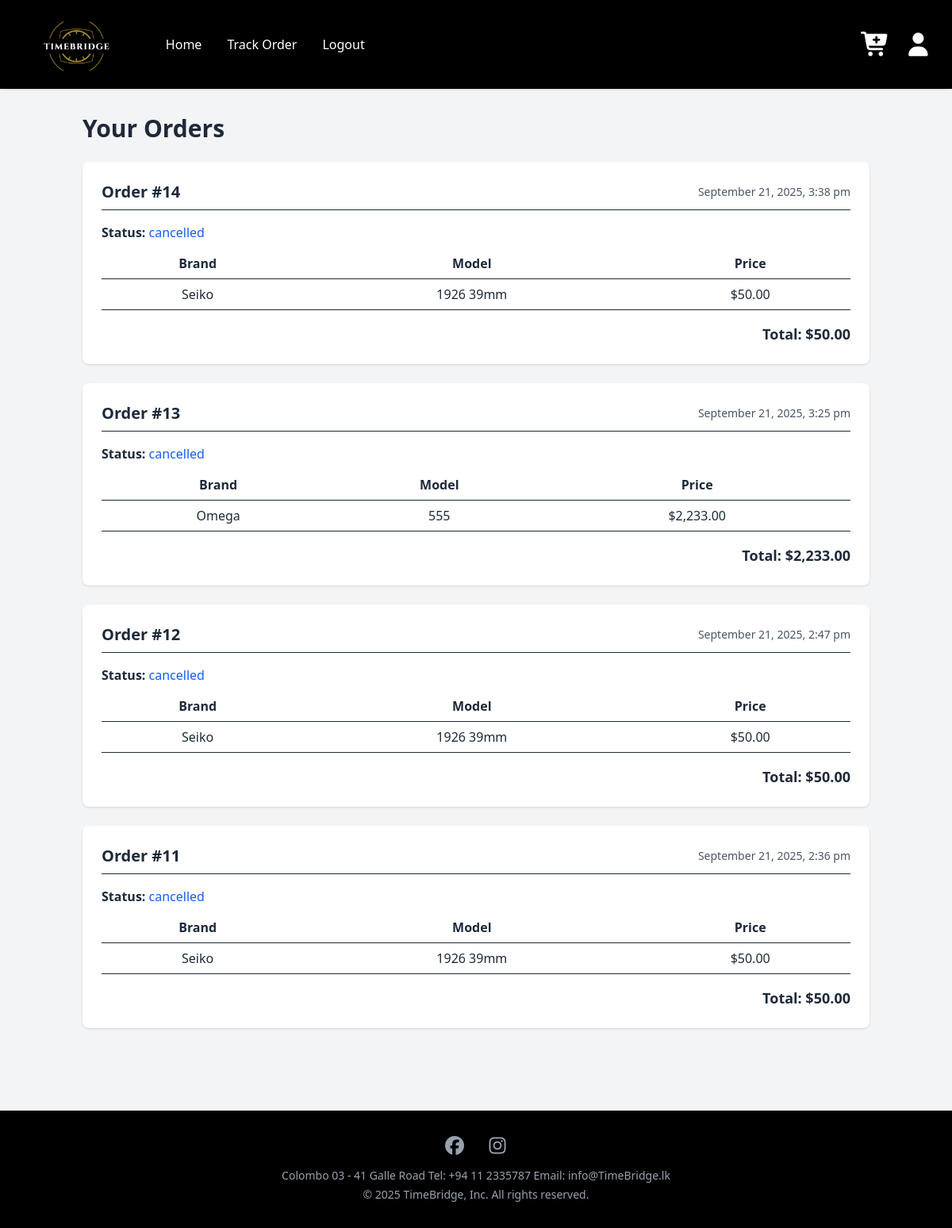
Screenshot of /controllers/trackOrderController.php (signed in) with the database file from the repository.
### tables this page shows
CREATE TABLE `order_items` (
  `id` int(11) NOT NULL,
  `order_id` int(11) NOT NULL,
  `product_code` varchar(50) NOT NULL,
  `quantity` int(11) NOT NULL,
  `price` decimal(10,2) NOT NULL
);

CREATE TABLE `orders` (
  `id` int(11) NOT NULL,
  `user_id` int(11) NOT NULL,
  `order_date` datetime DEFAULT current_timestamp(),
  `total_amount` decimal(10,2) NOT NULL,
  `status` varchar(50) DEFAULT 'pending'
);

CREATE TABLE `products` (
  `product_id` int(11) NOT NULL,
  `brand` varchar(100) NOT NULL,
  `model` varchar(100) NOT NULL,
  `productcode` varchar(100) NOT NULL,
  `diameter` varchar(50) NOT NULL,
  `type` varchar(100) NOT NULL,
  `material` varchar(100) NOT NULL,
  `strap` varchar(100) NOT NULL,
  `water_resistence` varchar(50) NOT NULL,
  `calibre` varchar(100) NOT NULL,
  `price` decimal(10,2) NOT NULL,
  `quantity` int(11) NOT NULL,
  `image` varchar(255) NOT NULL,
  `created_at` timestamp NOT NULL DEFAULT current_timestamp()
);

### controllers/trackOrderController.php (called while the page is built, shortened)
<?php
require_once("../models/Order.php");
$orderModel = new Order();
$userId = $_SESSION['userid'];
$orders = $orderModel->getUserOrders($userId);
$groupedOrders = [];
foreach ($orders as $row) {
    $groupedOrders[$row['order_id']]['order_date'] = $row['order_date'];
    $groupedOrders[$row['order_id']]['status'] = $row['status'];
    $groupedOrders[$row['order_id']]['total_amount'] = $row['total_amount'];
    $groupedOrders[$row['order_id']]['items'][] = [
        'brand' => $row['brand'],
        'model' => $row['model'],
        'price' => $row['price'],
        'quantity' => $row['quantity']
    ];
}
require_once "../views/trackOrder.php";

### models/order.php (called while the page is built, shortened)
<?php
class Order extends Dbh {
      public function getUserOrders($userId)
    {
        $pdo = $this->connect();
        $stmt = $pdo->prepare("
            SELECT
                o.id AS order_id,
                o.order_date,
                o.total_amount,
                o.status,
                oi.product_code,
                oi.quantity,
                oi.price,
                p.brand,
                p.model
            FROM orders o
            INNER JOIN order_items oi ON o.id = oi.order_id
            INNER JOIN products p ON oi.product_code = p.productcode
            WHERE o.user_id = ?
            ORDER BY o.order_date DESC
        ");
        $stmt->execute([$userId]);
        return $stmt->fetchAll(PDO::FETCH_ASSOC);
    }
}

### views/trackOrder.php (the view, shortened to what this page needs)
<body class="bg-gray-100 text-gray-800 flex flex-col min-h-screen">
    <?php require_once ("../includes/customer/customerHeader.php"); ?>
<main class="container flex-grow mx-auto px-4 py-8">
     <h1 class="text-3xl font-bold mb-6">Your Orders</h1>
     <?php if (empty($groupedOrders)): ?>
        <div class="p-6 text-4xl text-center font-bold">
             No orders to display.
        </div>
    <?php else: ?>
        <?php foreach ($groupedOrders as $orderId => $order): ?>
            <div class="bg-white shadow rounded-lg p-6 mb-6">
                <div class="flex justify-between items-center border-b pb-2 mb-4">
                    <h2 class="text-xl font-semibold">Order #<?= $orderId ?></h2>
                    <span class="text-sm text-gray-600"><?= date("F j, Y, g:i a", strtotime($order['order_date'])) ?></span>
                </div>
                <p class="mb-2"><strong>Status:</strong> <span class="text-blue-600"><?= htmlspecialchars($order['status']) ?></span></p>
                <table class="w-full text-center mb-4 border-collapse">
                    <thead>
                        <tr class="border-b">
                            <th class="py-2">Brand</th>
                            <th class="py-2">Model</th>
                            <th class="py-2">Price</th>
                        </tr>
                    </thead>
                    <tbody>
                        <?php foreach ($order['items'] as $item): ?>
                            <tr class="border-b">
                                <td class="py-2"><?= htmlspecialchars($item['brand']) ?></td>
                                <td class="py-2"><?= htmlspecialchars($item['model']) ?></td>
                                <td class="py-2">$<?= number_format($item['price'], 2) ?></td>
                            </tr>
                        <?php endforeach; ?>
                    </tbody>
                </table>
                <p class="text-right font-bold text-lg">Total: $<?= number_format($order['total_amount'], 2) ?></p>
            </div>
        <?php endforeach; ?>
    <?php endif; ?>
</main>
<?php require_once("../includes/customer/customerFooter.php")?>
</body>
</html>

### rows the page displays
order_items: orderId "14", order.order_date "September 21, 2025, 3:38 pm", order.status "cancelled", brand "Seiko", model "1926 39mm", price "50.00", order.total_amount "50.00"
order_items: orderId "13", order.order_date "September 21, 2025, 3:25 pm", order.status "cancelled", products.brand "Omega", products.model "555", price "2,233.00", order.total_amount "2,233.00"
order_items: orderId "12", order.order_date "September 21, 2025, 2:47 pm", order.status "cancelled", brand "Seiko", model "1926 39mm", price "50.00", order.total_amount "50.00"
order_items: orderId "11", order.order_date "September 21, 2025, 2:36 pm", order.status "cancelled", brand "Seiko", model "1926 39mm", price "50.00", order.total_amount "50.00"
